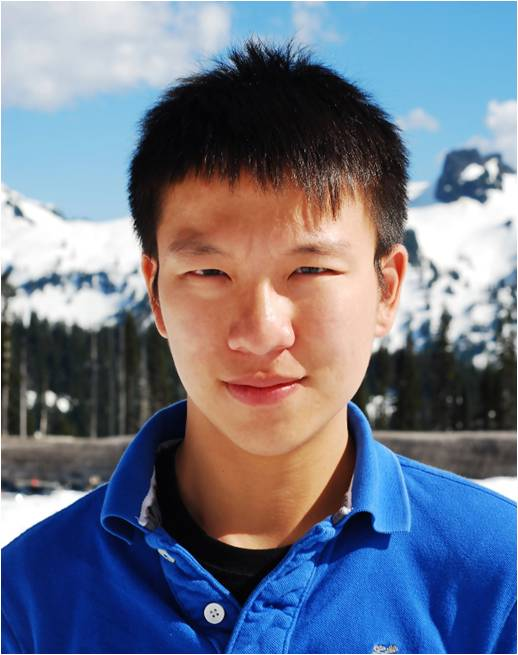
%> input picture APP TFG/TFG/TFG2/libs/image_pyramids/test.jpg, 518 x 655 px
$ octave --eval "result = fh(rgb2gray(imread('TFG2/libs/image_pyramids/test.jpg')));"   (GNU Octave 9; MATLAB toolbox functions it lacks are replaced by stand-ins)
%> lines starting %> are read from the running program, lines starting %| are printed output that depends on the picture
### APP TFG/TFG/grad.m
function [Ix,Iy]=grad(im,K)
% Filtra im con kernel K quedandose con valid
if nargin==1, K=[1 -1]; end

Ix=conv2(im,K,'valid');  Iy=conv2(im,K','valid');


%Ix=im(:,2:end)-im(:,1:end-1);
%Iy=im(2:end,:)-im(1:end-1,:);
return

### APP TFG/TFG/fh.m
function T = fh(I)
    K=[1 0 -1]/2;
    sigmaS = min(size(I))/16;
    [GX GY] = grad(I,K);
    G=sqrt(GX(2:end-1,:).^2+GY(:,2:end-1).^2);
    sigmaR = double(prctile(G,90,'all'));
    G=fspecial('gauss',round(2*sigmaS+1),sigmaS);
    LP=imfilter(I,G,'replicate');
    H=abs(I-LP);
    m=min(I(:));
    M=max(I(:));
    T = bilateralFilter(H,I,m,M,(8*sigmaS),sigmaR);
end
%> in grad, `Ix=conv2(im,K,'valid')`:
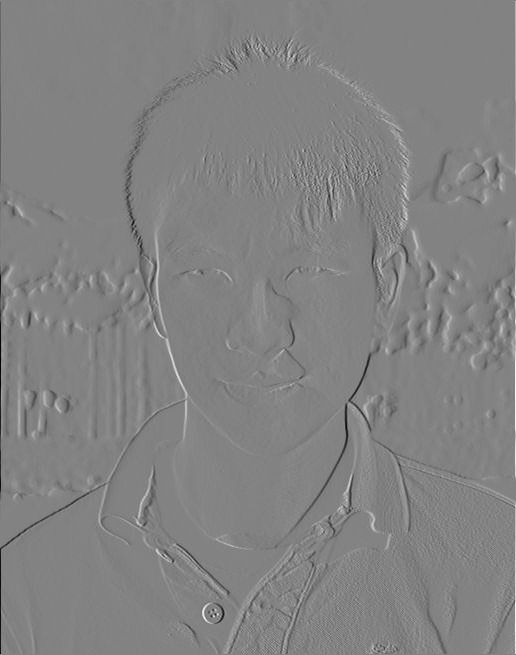
%> Ix: size 655x516 double; min -117, max 111.5, mean 0; drawn with min black and max white
%> in grad, `Iy=conv2(im,K','valid')`:
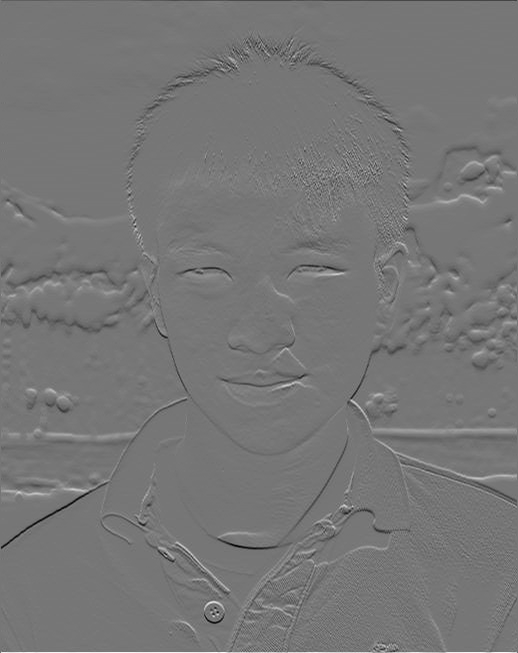
%> Iy: size 653x518 double; min -102.5, max 117.5, mean -0.1; drawn with min black and max white
%> in fh, `G=sqrt(GX(2:end-1,:).^2+GY(:,2:end-1).^2);`:
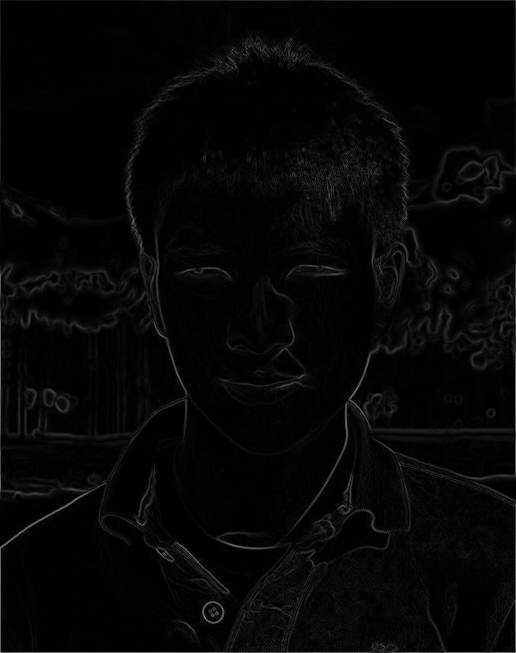
%> G: size 653x516 double; min 0, max 136.1, mean 6.1
%> (the run ends here)
